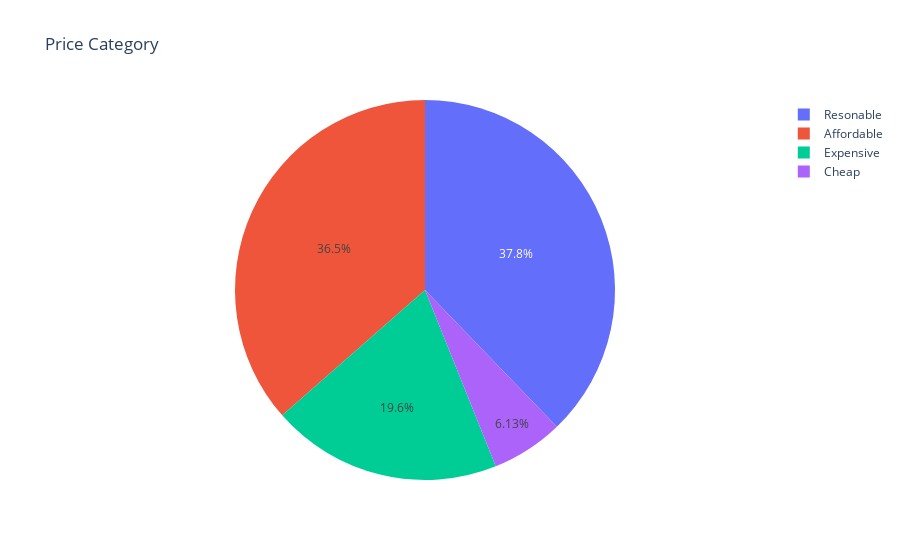

Notebook source saved alongside this figure:
### Code cell
df=idf["Price_Category"].value_counts()
fig = px.pie(values=df.values, names=df.index, title='Price Category')
py.iplot(fig)

### Figure 1 — Plotly figure (JSON) as saved in the notebook; plotly's stock layout.template omitted (floating-point values rounded to 4 significant figures)
{"data": [{"domain": {"x": [0, 1], "y": [0, 1]}, "hovertemplate": "label=%{label}<br>value=%{value}<extra></extra>", "labels": ["Resonable", "Affordable", "Expensive", "Cheap"], "legendgroup": "", "name": "", "showlegend": true, "type": "pie", "values": [9127, 8807, 4736, 1481]}], "layout": {"legend": {"tracegroupgap": 0}, "title": {"text": "Price Category"}}}
